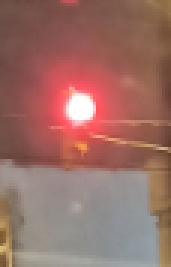
#> input picture colores-semaforos/0/red-6.PNG, 57 x 89 px (shown 3 times larger); its folder holds only this picture in this run
$ python resize.py
#> lines starting #> are read from the running program, lines starting #| are printed output that depends on the picture
from os import walk
import cv2

"""
This function reads pictures located in three different directories that are: /43, /44 y /45 with root ./colores-semaforos
,resizes them to 32*32 pixels because that is required by the model to work properly and write the picture resized in the directory \
./myData/43, ./myData/44 and ./myData/45 directory respectively
Note: Every time new pictures are added to the training set should be resized in order to keep 32*32 format
and add them to the ./myData/43, ./myData/44 and ./myData/45 directory respectively
"""
def resize_training_set():
	no_folder = 0
	no_files_read = 0
	for i in range(3):
		for (dirpath, dirnames, filenames) in walk("./colores-semaforos/" + str(no_folder) + "/"):
			for filename in filenames:
				no_files_read += 1
				original_img = cv2.imread("./colores-semaforos/" + str(no_folder) + "/" + filename, cv2.IMREAD_UNCHANGED)
#> original_img is the input picture: shape (89, 57, 4); mean B, G, R, A 102.3, 110.4, 154.3, 255
				resized_img = cv2.resize(original_img, (50, 50), interpolation = cv2.INTER_AREA)
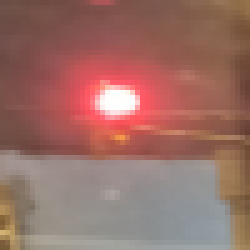
#> resized_img: shape (50, 50, 4) (shown 5 times larger); mean B, G, R, A 102.3, 110.4, 154.3, 255
				cv2.imwrite("./datos/" + str(no_folder) + "/" + filename, resized_img)
				#print("Original Dimensions: ", original_img.shape," Resized Dimensions: ", resized_img.shape)
		print("No. Folder Read: ", no_folder, " No. Files Read: ", len(filenames))
		no_folder += 1
	print("Total Number of Files Read: ", no_files_read)

resize_training_set()
